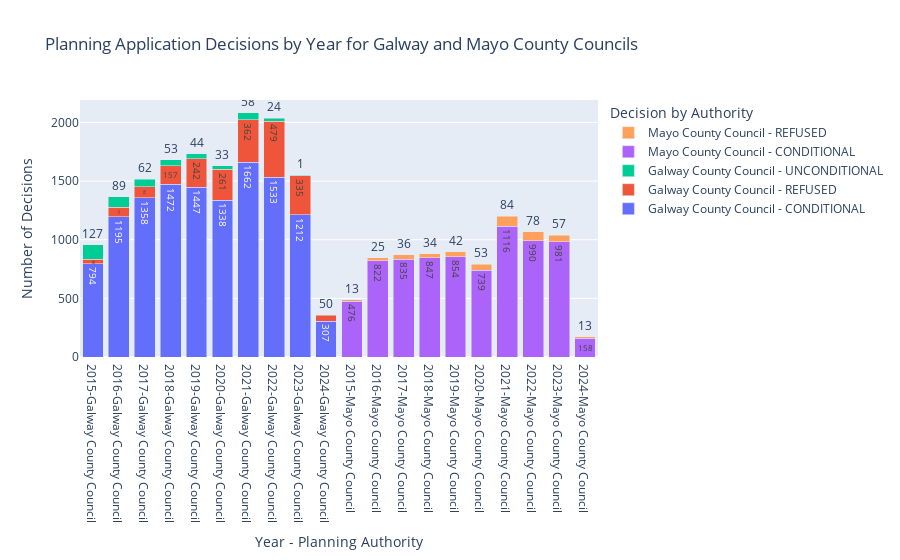

The notebook cell this image was saved under:
### Markdown cell above
Simple test - analyze the distribution of planning application decisions (e.g., Granted, Refused) over the years

### Code cell
# Assuming df is existing DataFrame

# Filter the DataFrame for rows where PlanningAuthority is 'Galway County Council'
filtered_df = df[df['PlanningAuthority'].isin(['Galway County Council', 'Mayo County Council'])].copy()
# Drop potential missing values
filtered_df.dropna(subset=['DecisionDate', 'PlanningAuthority'], inplace=True)
# Convert decision dates to datetime format in the filtered DataFrame
filtered_df['DecisionDate'] = pd.to_datetime(filtered_df['DecisionDate'])

# Extract the year from the DecisionDate
filtered_df['DecisionYear'] = filtered_df['DecisionDate'].dt.year

# Group by 'DecisionYear', 'PlanningAuthority', and 'Decision' and count
decision_counts = filtered_df.groupby(['DecisionYear', 'PlanningAuthority', 'Decision']).size().reset_index(name='Counts')

# Prepare a figure
fig = go.Figure()

# Define unique categories
years = decision_counts['DecisionYear'].unique()
authorities = decision_counts['PlanningAuthority'].unique()
decisions = decision_counts['Decision'].unique()

# Create bars
for authority in authorities:
    for decision in decisions:
        df_filtered = decision_counts[(decision_counts['PlanningAuthority'] == authority) & (decision_counts['Decision'] == decision)]
        
        fig.add_trace(go.Bar(
            x=[f"{year}-{authority}" for year in df_filtered['DecisionYear']],
            y=df_filtered['Counts'],
            name=f"{authority} - {decision}",
            text=df_filtered['Counts'],
            textposition='auto',
        ))

# Customize appearance
fig.update_layout(
    barmode='stack',
    title='Planning Application Decisions by Year for Galway and Mayo County Councils',
    xaxis_title='Year - Planning Authority',
    yaxis_title='Number of Decisions',
    legend_title='Decision by Authority',
)

# Show the plot
fig.show()

### Figure 1 — Plotly figure (JSON) as saved in the notebook; plotly's stock layout.template omitted (floating-point values rounded to 4 significant figures)
{"data": [{"name": "Galway County Council - CONDITIONAL", "text": [794, 1195, 1358, 1472, 1447, 1338, 1662, 1533, 1212, 307], "textposition": "auto", "type": "bar", "x": ["2015-Galway County Council", "2016-Galway County Council", "2017-Galway County Council", "2018-Galway County Council", "2019-Galway County Council", "2020-Galway County Council", "2021-Galway County Council", "2022-Galway County Council", "2023-Galway County Council", "2024-Galway County Council"], "y": [794, 1195, 1358, 1472, 1447, 1338, 1662, 1533, 1212, 307]}, {"name": "Galway County Council - REFUSED", "text": [38, 84, 94, 157, 242, 261, 362, 479, 335, 50], "textposition": "auto", "type": "bar", "x": ["2015-Galway County Council", "2016-Galway County Council", "2017-Galway County Council", "2018-Galway County Council", "2019-Galway County Council", "2020-Galway County Council", "2021-Galway County Council", "2022-Galway County Council", "2023-Galway County Council", "2024-Galway County Council"], "y": [38, 84, 94, 157, 242, 261, 362, 479, 335, 50]}, {"name": "Galway County Council - UNCONDITIONAL", "text": [127, 89, 62, 53, 44, 33, 58, 24, 1], "textposition": "auto", "type": "bar", "x": ["2015-Galway County Council", "2016-Galway County Council", "2017-Galway County Council", "2018-Galway County Council", "2019-Galway County Council", "2020-Galway County Council", "2021-Galway County Council", "2022-Galway County Council", "2023-Galway County Council"], "y": [127, 89, 62, 53, 44, 33, 58, 24, 1]}, {"name": "Mayo County Council - CONDITIONAL", "text": [476, 822, 835, 847, 854, 739, 1116, 990, 981, 158], "textposition": "auto", "type": "bar", "x": ["2015-Mayo County Council", "2016-Mayo County Council", "2017-Mayo County Council", "2018-Mayo County Council", "2019-Mayo County Council", "2020-Mayo County Council", "2021-Mayo County Council", "2022-Mayo County Council", "2023-Mayo County Council", "2024-Mayo County Council"], "y": [476, 822, 835, 847, 854, 739, 1116, 990, 981, 158]}, {"name": "Mayo County Council - REFUSED", "text": [13, 25, 36, 34, 42, 53, 84, 78, 57, 13], "textposition": "auto", "type": "bar", "x": ["2015-Mayo County Council", "2016-Mayo County Council", "2017-Mayo County Council", "2018-Mayo County Council", "2019-Mayo County Council", "2020-Mayo County Council", "2021-Mayo County Council", "2022-Mayo County Council", "2023-Mayo County Council", "2024-Mayo County Council"], "y": [13, 25, 36, 34, 42, 53, 84, 78, 57, 13]}, {"name": "Mayo County Council - UNCONDITIONAL", "text": [], "textposition": "auto", "type": "bar", "x": [], "y": []}], "layout": {"barmode": "stack", "legend": {"title": {"text": "Decision by Authority"}}, "title": {"text": "Planning Application Decisions by Year for Galway and Mayo County Councils"}, "xaxis": {"title": {"text": "Year - Planning Authority"}}, "yaxis": {"title": {"text": "Number of Decisions"}}}}
